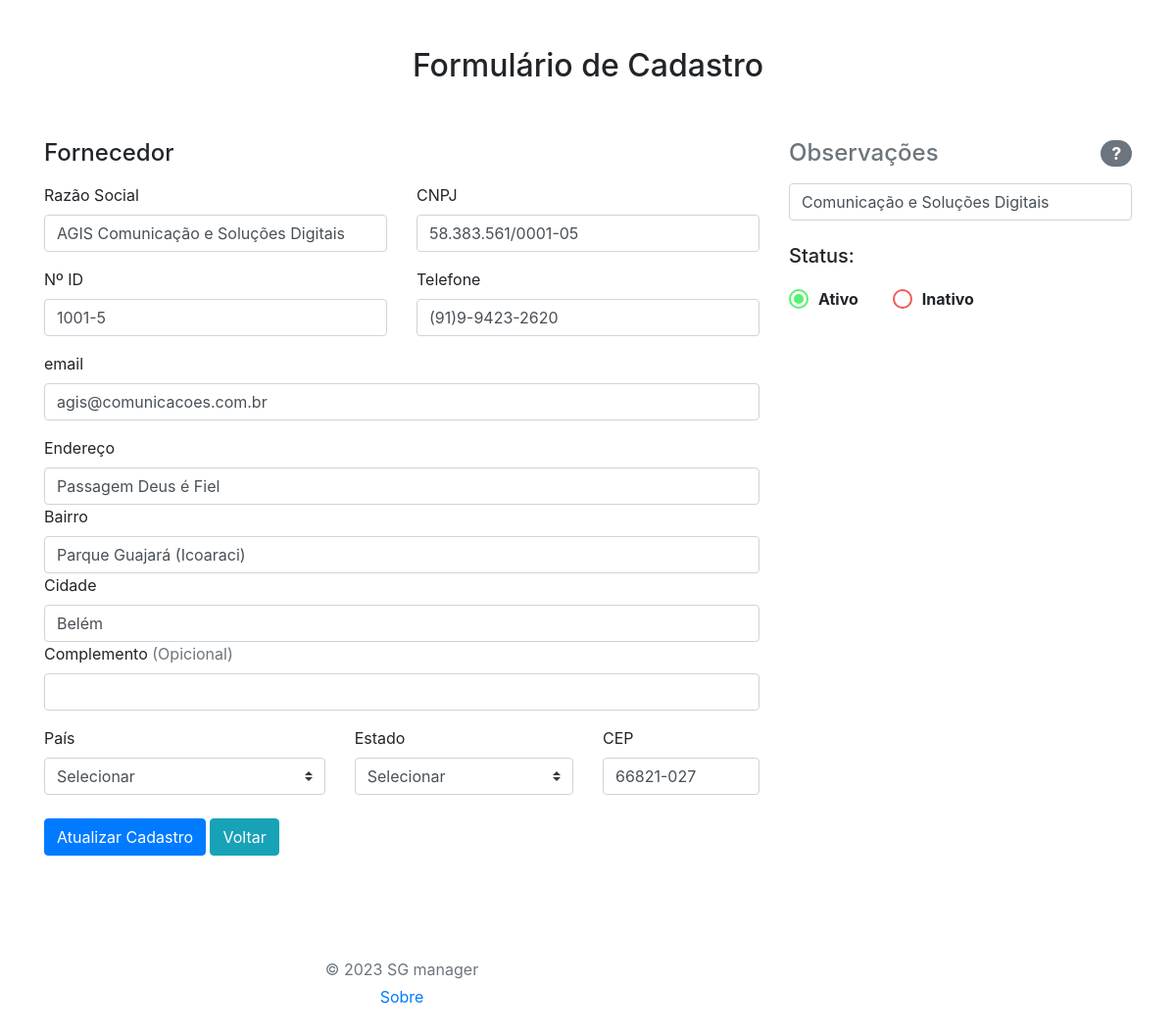
The app's page /adm/edit.fornecedor.php?id=5 with its own data.
### tables this page shows
CREATE TABLE `fornecedor` (
  `id` int NOT NULL AUTO_INCREMENT,
  `id_fornecedor` varchar(15) NOT NULL,
  `cnpj` varchar(45) NOT NULL,
  `fornecedor` varchar(115) NOT NULL,
  `telefone` varchar(15) NOT NULL,
  `email` varchar(115) NOT NULL,
  `cidade` varchar(115) NOT NULL,
  `endereco` varchar(115) NOT NULL,
  `bairro` varchar(115) NOT NULL,
  `cep` varchar(115) NOT NULL,
  `obs` varchar(115) NOT NULL,
  `status_fornecedor` varchar(45) NOT NULL,
  PRIMARY KEY (`id`,`cnpj`)
);

### adm/edit.fornecedor.php (the view, shortened to what this page needs)
<?php
    if(!empty($_GET['id'])){
        include_once('config.php');
        $id = $_GET['id'];
        $sqlSelect = "SELECT * FROM formulario.fornecedor WHERE id = $id";
        $result = $conexao->query($sqlSelect);
        if($result->num_rows > 0){
            while($user_data = mysqli_fetch_assoc($result)){
                $fornecedor = $user_data['fornecedor'];
                $id_fornecedor = $user_data['id_fornecedor'];
                $cnpj = $user_data['cnpj'];
                $telefone = $user_data['telefone'];
                $email = $user_data['email'];
                $cidade = $user_data['cidade'];
                $endereco = $user_data['endereco'];
                $bairro = $user_data['bairro'];
                $cep = $user_data['cep'];
                $obs = $user_data['obs'];
                $status =$user_data['status_fornecedor'];
            }
        }else{
            header('Location: view.listaF.adm.php');
        }
    }
?>
<!doctype html>
<html lang="pt">
<head>
    <link rel="stylesheet" href="https://cdn.jsdelivr.net/npm/bootstrap@4.0.0/dist/css/bootstrap.min.css">
</head>
<body>
    <div class="container">
        <div class="py-5 text-center">
            <h2>Formulário de Cadastro</h2>
        </div>
        <form action="saveEdit.fornecedor.php" method="POST">
            <div class="row">
        <div class="col-md-4 order-md-2 mb-4">
            <h4 class="d-flex justify-content-between align-items-center mb-3">
              <span class="text-muted">Observações</span>
              <span class="badge badge-secondary badge-pill">?</span>
            </h4>
              <div class="input-group">
                <input type="text" id="obs" autocomplete = "off" name="obs" class="form-control" placeholder="Tipo de Serviço Prestado" value="<?php echo $obs?>">
              </div>
              <br>
              <h5>Status:</h5>
              <div class="status">
                <br><br>
                <input type="radio" value="Ativo" id="ativo" name="status" <?php echo ($status == 'Ativo') ? 'checked' : ''?>>
                <label for="ativo"><strong>Ativo</strong></label>
                <input type="radio" value="Inativo" id="Inativo" name="status" <?php echo ($status == 'Inativo') ? 'checked' : ''?>>
                <label for="Inativo"><strong>Inativo</strong></label>
              </div>
          </div>
        <div class="col-md-8 order-md-1">
          <h4 class="mb-3">Fornecedor</h4>
            <div class="row">
              <div class="col-md-6 mb-3">
                <label for="fornecedor">Razão Social</label>
                <input type="text" class="form-control" name="fornecedor" autocomplete = "off" id="fornecedor" placeholder="" value="<?php echo $fornecedor?>" required="">
              </div>
              <div class="col-md-6 mb-3">
                <label for="cnpj">CNPJ</label>
                <input type="text" class="form-control" name="cnpj" autocomplete = "off" id="cnpj" placeholder="00.000.000/0000-00" value="<?php echo $cnpj?>" required="">
              </div>
            </div>
            <div class="row">
                <div class="col-md-6 mb-3">
                    <label for="id_fornecedor">Nº ID</label>
                    <input type="text" class="form-control" name="id_fornecedor" autocomplete = "off" id="id_fornecedor" placeholder="0000-0" value="<?php echo $id_fornecedor?>" required="">
                  </div>
                <div class="col-md-6 mb-3">
                  <label for="telefone">Telefone</label>
                  <input type="tel" class="form-control" name="telefone" autocomplete = "off" id="telefone" placeholder="(99) 9999-9999" value="<?php echo $telefone?>" required="">
                </div>
              </div>
              <div class="mb-3">
              <label for="email">email <span class="text-muted"></span></label>
              <input type="email" class="form-control" name="email" autocomplete = "off" id="email" placeholder="seunome@exemplo.com" value="<?php echo $email?>">
            </div>
            <div class="mb-3">
              <label for="endereco">Endereço</label>
              <input type="text" class="form-control" name="endereco" id="endereco" autocomplete = "off" placeholder="Rua" required="" value="<?php echo $endereco?>">
              <div class="mb-3">
                <label for="bairro">Bairro</label>
                <input type="text" class="form-control" name="bairro" id="bairro" autocomplete="off" placeholder="" required="" value="<?php echo $bairro?>">
                <div class="mb-3">
                <label for="cidade">Cidade</label>
                <input type="text" class="form-control" name="cidade" id="cidade" autocomplete="off" placeholder="" required="" value="<?php echo $cidade?>">
              <div class="mb-3">
                <label for="address2">Complemento <span class="text-muted">(Opicional)</span></label>
                <input type="text" class="form-control" autocomplete = "off" id="address2">
              </div>
            </div>
            <div class="row">
              <div class="col-md-5 mb-3">
                <label for="country">País</label>
                <select class="custom-select d-block w-100" id="country" >
                  <option value="">Selecionar</option>
                </select>
              </div>
              <div class="col-md-4 mb-3">
                <label for="Estado">Estado</label>
                <select class="custom-select d-block w-100" id="Estado" >
                  <option value="">Selecionar</option>
                </select>
              </div>
              <div class="col-md-3 mb-3">
                <label for="cep">CEP</label>
                <input type="text" class="form-control" name="cep" autocomplete = "off" id="cep" placeholder="00000-000" required="" value="<?php echo $cep?>">
              </div>
            </div>
                <button class="btn btn-primary my-2" id="update" name="update" type="submit">Atualizar Cadastro</button>
                <a href="view.listaF.adm.php" id="limpar" class="btn btn-info my-2">Voltar</a>
        </div>
      </div>
        <footer class="my-5 pt-5 text-muted text-center text-small">
            <p class="mb-1">© 2023 SG manager</p>
            <ul class="list-inline">
            <li class="list-inline-item"><a href="#">Sobre</a></li>
            </ul>
        </footer>
            </form>
    </div>
</body>
</html>

### adm/edit.fornecedor.php (style rules this page uses)
#ativo { appearance: none; width: 20px; height: 20px; cursor: pointer; border-radius: 50%; border: 2px solid rgb(85, 241, 111); position: relative; display: flex; align-items: center; justify-content: center; outline: none; }
#ativo:before { content: ''; position: absolute; width: 10px; height: 10px; background: rgb(85, 241, 111); border-radius: 50%; opacity: 0; transition: all 600ms ease-in-out; }
#ativo:checked:before { opacity: 1; }
.status label { padding-left: 10px; cursor: pointer; user-select: none; margin-bottom: 1px; }
.status { margin-bottom: 20px; display: flex; align-items: center; }
#Inativo { appearance: none; width: 20px; height: 20px; cursor: pointer; border-radius: 50%; border: 2px solid rgb(241, 90, 85); position: relative; display: flex; align-items: center; justify-content: center; outline: none; margin-left: 35px; }
#Inativo:before { content: ''; position: absolute; width: 10px; height: 10px; background: rgb(241, 90, 85); border-radius: 50%; opacity: 0; transition: all 300ms ease-in-out; }

### records on screen
fornecedor: obs "Comunicação e Soluções Digitais", status_fornecedor "☑ Ativo", status_fornecedor "☐ Inativo", fornecedor "AGIS Comunicação e Soluções Digitais", cnpj "58.383.561/0001-05", id_fornecedor "1001-5", telefone "(91)9-9423-2620", email "agis@comunicacoes.com.br", endereco "Passagem Deus é Fiel", bairro "Parque Guajará (Icoaraci)", cidade "Belém", cep "66821-027"
